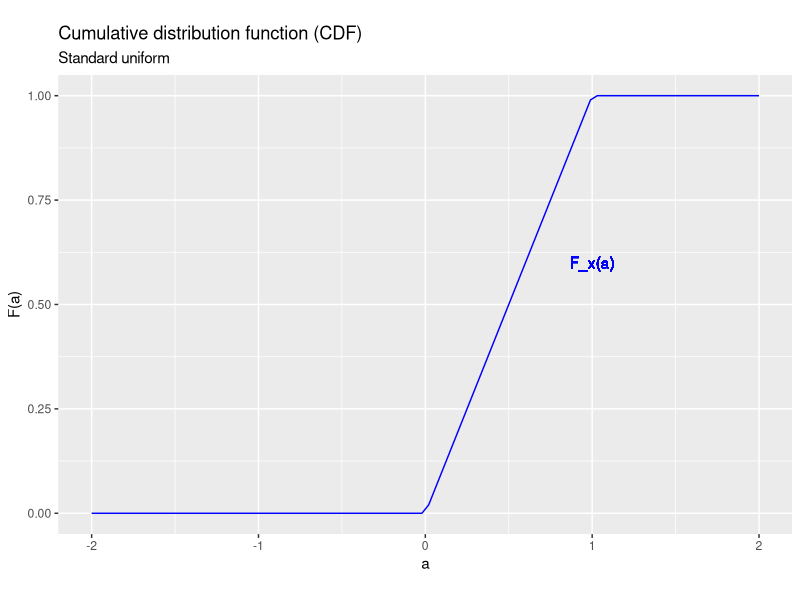
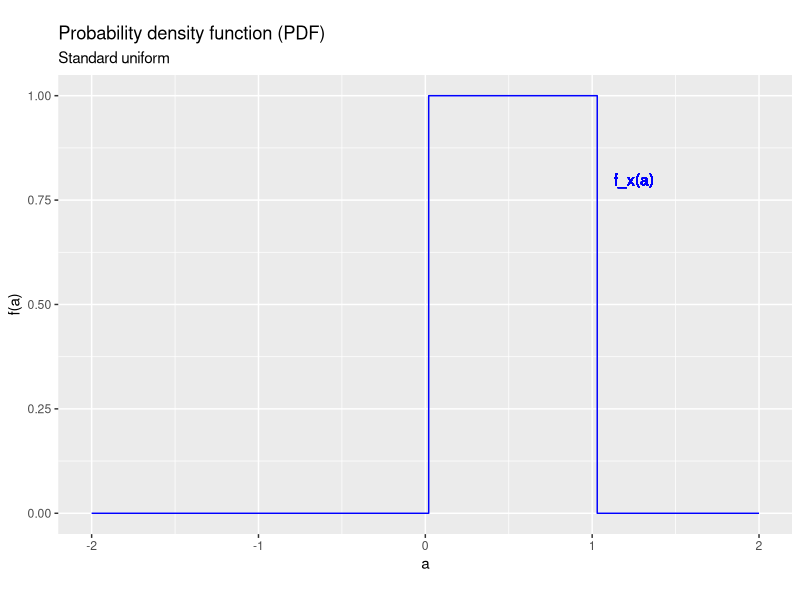
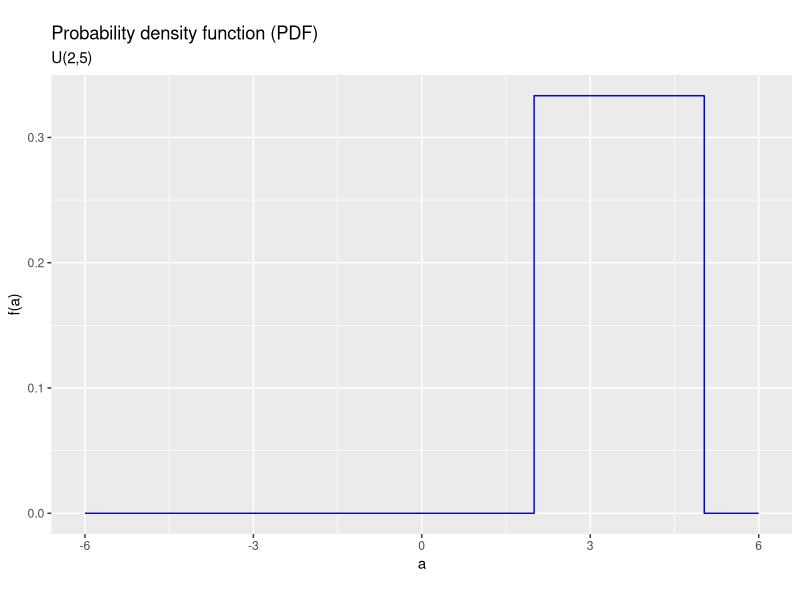
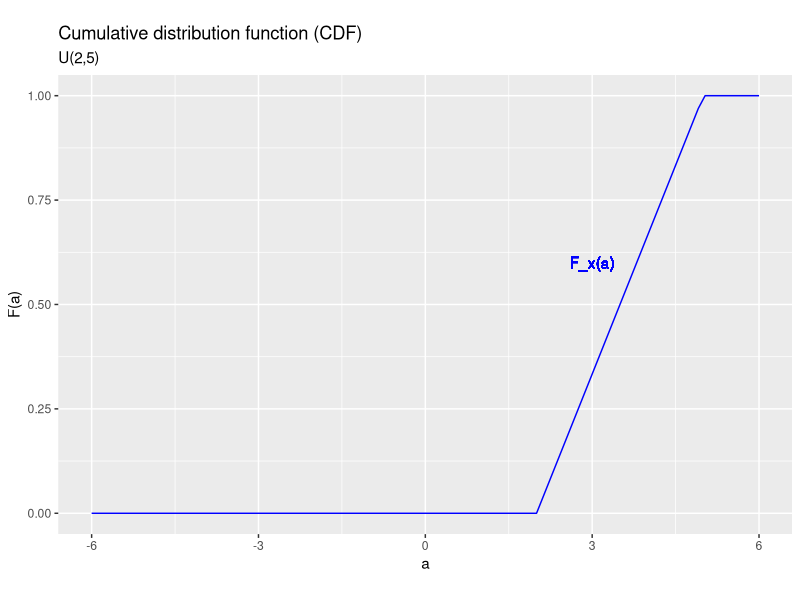
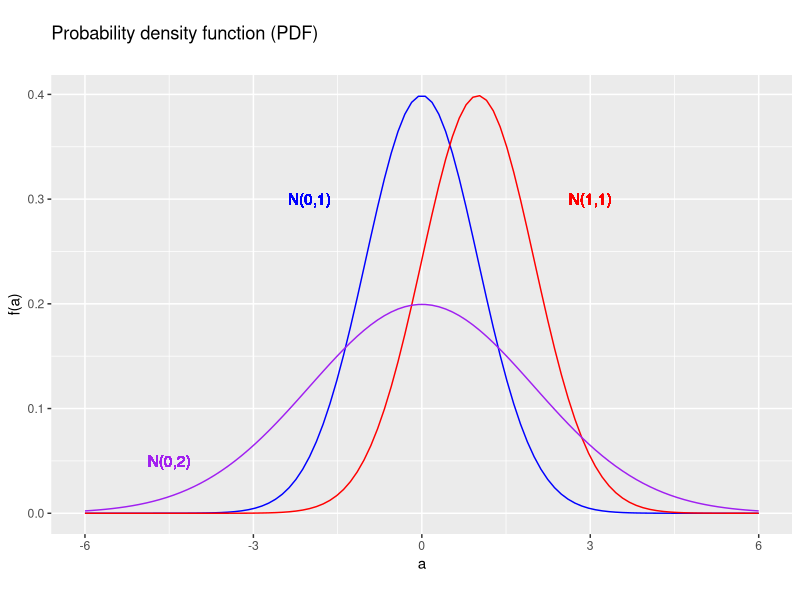
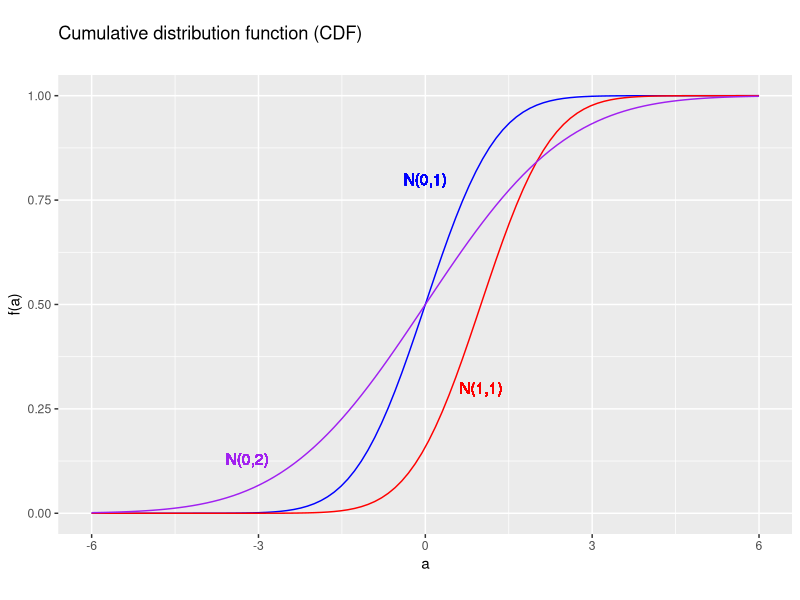
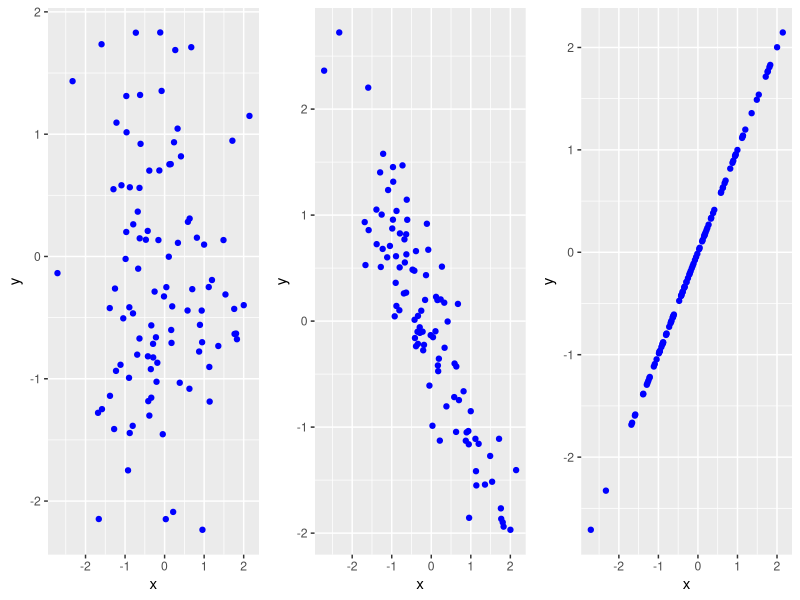
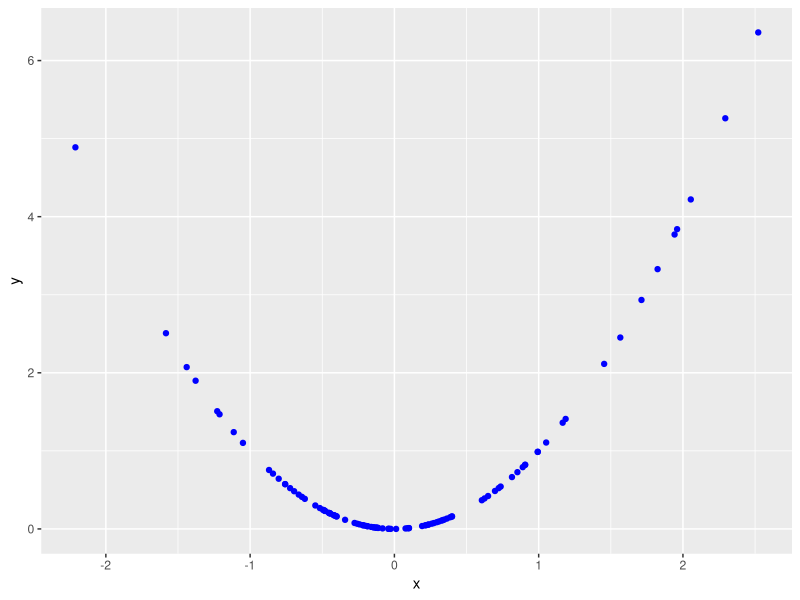

Recreate these plots in R, in order.
## ---- chunk 1
knitr::opts_chunk$set(echo = FALSE,
                      prompt = FALSE,
                      tidy = TRUE,
                      collapse = TRUE)
library("tidyverse")
## ---- chunk 2
UniformDist <- tibble(a=seq(from=-2,to=2,length.out=100),
                      Fa=punif(seq(from=-2,to=2,length.out=100)),
                      fa=dunif(seq(from=-2,to=2,length.out=100)))
ggplot(data=UniformDist,mapping=aes(x=a,y=Fa)) +
  geom_line(col = "blue") +
  geom_text(x=1,y=0.6,col="blue",label="F_x(a)") +
  xlab("a") +
  ylab("F(a)") +
  labs(title = "Cumulative distribution function (CDF)", 
       subtitle = "Standard uniform", 
       caption = "", 
       tag = "")
## ---- chunk 3
ggplot(data=UniformDist,mapping=aes(x=a,y=fa)) +
  geom_step(col = "blue") +
  geom_text(x=1.25,y=0.8,col="blue",label="f_x(a)") +
  xlab("a") +
  ylab("f(a)") +
  labs(title = "Probability density function (PDF)", 
       subtitle = "Standard uniform", 
       caption = "", 
       tag = "")
## ---- chunk 4
UniformDist <- tibble(a=seq(from=-6,to=6,length.out=100),
                      Fa=punif(seq(from=-6,to=6,length.out=100),min=2,max=5),
                      fa=dunif(seq(from=-6,to=6,length.out=100),min=2,max=5))
ggplot(data=UniformDist,mapping=aes(x=a,y=fa)) +
  geom_step(col = "blue") +
  geom_text(x=1.25,y=0.8,col="blue",label="f_x(a)") +
  xlab("a") +
  ylab("f(a)") +
  labs(title = "Probability density function (PDF)", 
       subtitle = "U(2,5)", 
       caption = "", 
       tag = "")
## ---- chunk 5
UniformDist <- tibble(a=seq(from=-6,to=6,length.out=100),
                      Fa=punif(seq(from=-6,to=6,length.out=100),min=2,max=5),
                      fa=dunif(seq(from=-6,to=6,length.out=100),min=2,max=5))
ggplot(data=UniformDist,mapping=aes(x=a,y=Fa)) +
  geom_line(col = "blue") +
  geom_text(x=3,y=0.6,col="blue",label="F_x(a)") +
  xlab("a") +
  ylab("F(a)") +
  labs(title = "Cumulative distribution function (CDF)", 
       subtitle = "U(2,5)", 
       caption = "", 
       tag = "")
## ---- chunk 6
NormalDist <- tibble(a=seq(from=-6,to=6,length.out=100),
                      Fa=pnorm(seq(from=-6,to=6,length.out=100)),
                      fa1=dnorm(seq(from=-6,to=6,length.out=100),mean=1),
                      fa2=dnorm(seq(from=-6,to=6,length.out=100),sd=2),
                      fa=dnorm(seq(from=-6,to=6,length.out=100)))
ggplot(data=NormalDist,mapping=aes(x=a,y=fa)) +
  geom_line(col = "blue") +
  geom_line(aes(y=fa1),col = "red") +
  geom_line(aes(y=fa2),col = "purple") +
  geom_text(x=-2,y=0.3,col="blue",label="N(0,1)") +
  geom_text(x=3,y=0.3,col="red",label="N(1,1)") +
  geom_text(x=-4.5,y=0.05,col="purple",label="N(0,2)") +
  xlab("a") +
  ylab("f(a)") +
  labs(title = "Probability density function (PDF)", 
       subtitle = "", 
       caption = "", 
       tag = "")
## ---- chunk 7
NormalDist <- tibble(a=seq(from=-6,to=6,length.out=100),
                      Fa=pnorm(seq(from=-6,to=6,length.out=100)),
                      Fa1=pnorm(seq(from=-6,to=6,length.out=100),mean=1),
                      Fa2=pnorm(seq(from=-6,to=6,length.out=100),sd=2),
                      fa=dnorm(seq(from=-6,to=6,length.out=100)))
ggplot(data=NormalDist,mapping=aes(x=a,y=Fa)) +
  geom_line(col = "blue") +
  geom_line(aes(y=Fa1),col = "red") +
  geom_line(aes(y=Fa2),col = "purple") +
  geom_text(x=0,y=0.8,col="blue",label="N(0,1)") +
  geom_text(x=1,y=0.3,col="red",label="N(1,1)") +
  geom_text(x=-3.2,y=0.13,col="purple",label="N(0,2)") +
  xlab("a") +
  ylab("f(a)") +
  labs(title = "Cumulative distribution function (CDF)", 
       subtitle = "", 
       caption = "", 
       tag = "")
## ---- chunk 8
simdata <- tibble(x = rnorm(100),
                  y1 = rnorm(100),
                  y2 = (-x+0.5*y1)/sqrt(1.25),
                  y3 = x)
p1 <- ggplot(data = simdata, mapping = aes(x = x)) +
  geom_point(aes(y=y1),col="blue") +
  xlab("x") +
  ylab("y")
p2 <- ggplot(data = simdata, mapping = aes(x = x)) +
  geom_point(aes(y=y2),col="blue") +
  xlab("x") +
  ylab("y")
p3 <- ggplot(data = simdata, mapping = aes(x = x)) +
  geom_point(aes(y=y3),col="blue") +
  xlab("x") +
  ylab("y")
library("cowplot")
plot_grid(p1,p2,p3,ncol=3,nrow=1)
## ---- chunk 9
simdata <- tibble(x = rnorm(100),
                  y = x^2)
ggplot(data = simdata, mapping = aes(x = x, y =y)) +
  geom_point(col="blue") +
  xlab("x") + 
  ylab("y")
## ---- chunk 10
   simdata <- tibble(a = seq(-3,40,len=200),
                     f = dchisq(a,df=4),
                     F = pchisq(a,df=4))
   ggplot(data = simdata, mapping = aes(x = a, y =f)) +
     geom_line(col="blue") +
     xlab("a") +
     ylab("f(a)")
   ggplot(data = simdata, mapping = aes(x = a, y =F)) +
     geom_line(col="blue") +
     xlab("a") +
     ylab("F(a)")
